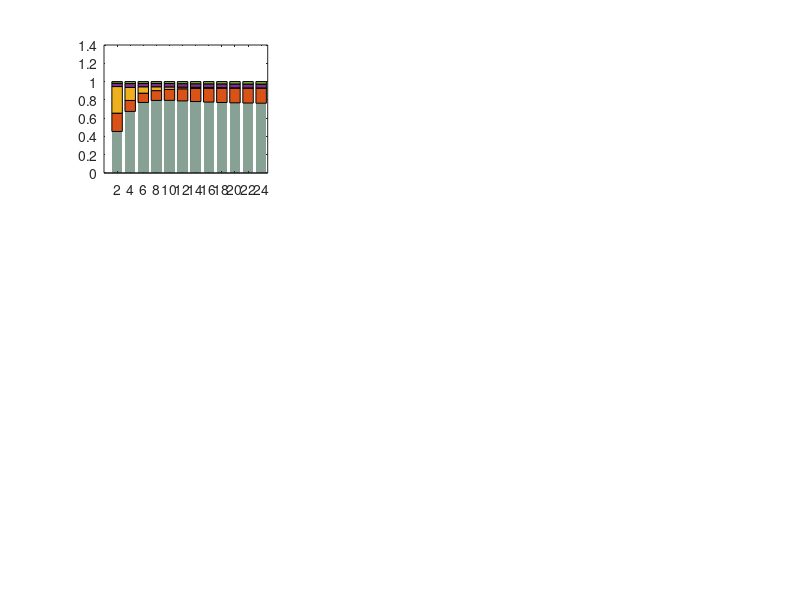

Recreate this plot in MATLAB. (Note: this script raises an error after producing the figure.)
% figure_14
clc,clear;
% Create a widescreen graphics window, resize it
figure('Position', [100, 100, 1200, 800]); 

% parameter setting
r1 = 1.3; 
K1 = 50; 
theta1=0.85;
gama1 = 1.3; 
alpha1 = 0.06; 
beta1 = 0.8; 

r2 = 1.6; 
K2 = 25;  
gama2 = 0.2; 
alpha2 = 0.06; 
beta2 = 0.6; 

r3_values=[0.7,0.8,0.9,1.0,1.1,1.2,1.3,1.4,1.5]; 
K3 = 25; 
alpha3 = 0.1; 
beta3 = 0.5;

r4 = 0.08; 
K4 = 3; 
gama3 = 0.11; 

r5 = 0.1; 
K5 = 2; 
gama4 = 0.09;  

% Define the time scale
tspan = 2:2:24; 

% initial conditions
C0 = 25; 
W0 = 11; 
I0 = 16; 
B0 = 2; 
R0 = 1; 
y0 = [C0; W0; I0; B0; R0]; 


for i = 1:9
    % Modify the pest growth rate constant r3
    r3 = r3_values(i);
    
    % Define a system of differential equations
    dydt = @(t, y) [
        r1 * y(1) * (1 - y(1)/(K1*theta1) - gama1 * y(2)/K2) - alpha1 * y(1) * y(3) + beta1 * y(1);
        r2 * y(2) * (1 - y(2)/K2 - gama2 * y(1)/(K1*theta1)) - alpha2 * y(2) * y(3) - beta2 * y(2);
        r3 * y(3) * (1 - y(3)/K3) - alpha3 * y(3) * (y(4) + y(5)) - beta3 * y(3);
        r4 * y(4) * (1 - y(4)/K4 - gama3 * y(5)/K5);
        r5 * y(5) * (1 - y(5)/K5 - gama4 * y(4)/K4)
    ];
    
    % Solving Systems of Differential Equations
    [t, y] = ode45(dydt, tspan, y0);
    
    % Extraction results
    C = y(:, 1);
    W = y(:, 2);
    I = y(:, 3);
    B = y(:, 4);
    R = y(:, 5);

    % Data normalization
    data = [C, W, I, B, R];
    data_normalized = data ./ repmat(sum(data, 2), 1, size(data, 2));

    % Create subgraphs with 3 rows and 3 columns layout
    subplot(3, 3, i);
    
    % Plotting stacked bar charts
    m = bar(t, data_normalized, 'stacked');
    set(m(1), 'EdgeColor', 'none', 'FaceColor', [0.53, 0.63, 0.58], 'FaceAlpha', 0.5);
    set(m(2), 'EdgeColor', 'none', 'FaceColor', [0.26, 0.45, 0.77], 'FaceAlpha', 0.5);
    set(m(3), 'EdgeColor', 'none', 'FaceColor', [0.89, 0.88, 0.57], 'FaceAlpha', 0.8);
    set(m(4), 'EdgeColor', 'none', 'FaceColor', [0.37, 0.26, 0.54], 'FaceAlpha', 0.5);
    set(m(5), 'EdgeColor', 'none', 'FaceColor', [0.71, 0.55, 0.26], 'FaceAlpha', 0.5);
    
    % Setting up labels and titles
    xlabel('Time / Week', 'FontName', 'Times New Roman', 'LineWidth', 2,'FontSize',12);
    ylabel('Percentage of species', 'FontName', 'Times New Roman', 'LineWidth', 2,'FontSize',12);
    title(['r_3 = ', num2str(r3)], 'FontName', 'Times New Roman','FontSize',12);
     xticklabels(2:2:24);
    
    % Modification of the vertical scale to percentage form
    yticks(0:0.2:1);
    yticklabels(strcat(num2str((0:0.2:1)*100), '%'));
    set(gca, 'YTickLabel', {'0%', '20%', '40%', '60%', '80%', '100%'});
    
end

% Add legends to the outside of the 9 figures
lgd = legend('$Crop$', '$Weed$', '$Insect$', '$Bat$', '$Bird$', 'Interpreter', 'latex', ...
    'LineWidth', 0.5, 'Location', 'northeastoutside', 'Orientation', 'horizontal','FontSize',12);
set(lgd, 'Position', [0.5 - lgd.Position(3)/2, 0.92, lgd.Position(3), lgd.Position(4)]);


hold off;

% Adjust 'PaperPosition' when saving images
set(gcf, 'PaperPositionMode', 'auto');  
set(gcf, 'PaperSize', [12 8]);  
